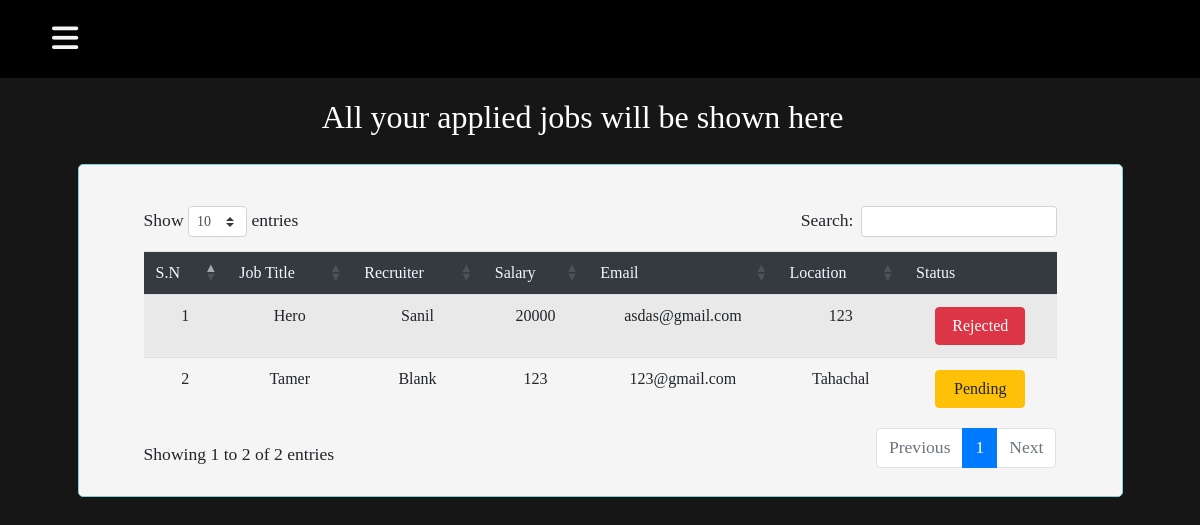
Page /jobseekerApplications.php (signed in) on the committed database.
### tables this page shows
CREATE TABLE `applications` (
  `id` int(11) NOT NULL,
  `jobid` int(11) NOT NULL,
  `username` varchar(255) NOT NULL,
  `selected` varchar(255) NOT NULL,
  `newfromseeker` int(11) NOT NULL,
  `newfromprovider` int(11) NOT NULL,
  `message` varchar(255) NOT NULL
);

CREATE TABLE `jobs` (
  `id` int(255) NOT NULL,
  `recruiter` varchar(255) NOT NULL,
  `title` varchar(255) NOT NULL,
  `status` varchar(255) NOT NULL,
  `salary` varchar(255) NOT NULL,
  `email` varchar(255) NOT NULL,
  `location` varchar(255) NOT NULL,
  `newfromadmin` int(255) NOT NULL,
  `username` varchar(255) NOT NULL
);

### jobseekerApplications.php (the view, shortened to what this page needs)
<?php
require 'includes/jobseeker_header.php';
require 'controllers/authController.php';
?>
<?php
$i = 1;
?>
<section>
    <div class="container">
        <div class="row">
            <div class="col-md-11 offset-md-4 heading">
                <h2 class="h2heading">All your applied jobs will be shown here</h2>
            </div>
            <?php
            $appliedUsername = $_SESSION['username'];
            $sql = "SELECT * FROM applications WHERE username = ?";
            $stmt = mysqli_stmt_init($conn);
            if (!mysqli_stmt_prepare($stmt, $sql)) {
                header('Location: jobseekerApplications.php');
                exit();
            } else {
                mysqli_stmt_bind_param($stmt, "s", $appliedUsername);
                mysqli_stmt_execute($stmt);
                $result = mysqli_stmt_get_result($stmt);
                if (!$result) { ?>
                    <div class="col-md-11 offset-md-4 divTable">
                        <h2 class="nodataheading" style="margin-left:30px;">You have not applied for any jobs.</h2>
                        <h3 class="nodataheading" style="margin-left: 30px;">Apply for a job to get started.</h3>
                    </div>
                <?php } else { ?>
                    <div class="col-md-11 offset-md-4 divTable">
                        <div class="container mb-3 mt-3">
                            <table class="table table-striped mydatatable" style="width: 100%">
                                <thead style="background: rgb(52, 58, 64); color:aliceblue;">
                                    <tr>
                                        <td>S.N</td>
                                        <td>Job Title</td>
                                        <td>Recruiter</td>
                                        <td>Salary</td>
                                        <td>Email</td>
                                        <td>Location</td>
                                        <td>Status</td>
                                    </tr>
                                </thead>
                                <?php
                                while ($user = mysqli_fetch_assoc($result)) { ?>
                                    <tr>
                                        <?php $jobid = $user['jobid'];
                                        $sql = "SELECT * FROM jobs WHERE id = ?";
                                        $stmt = mysqli_stmt_init($conn);
                                        if (!mysqli_stmt_prepare($stmt, $sql)) {
                                            header('Location: jobseekerApplications.php?error=sqlerror');
                                            exit();
                                        } else {
                                            mysqli_stmt_bind_param($stmt, "i", $jobid);
                                            mysqli_stmt_execute($stmt);
                                            $applicationResult = mysqli_stmt_get_result($stmt);
                                            if ($applicationResult) {
                                                $jobapplied = mysqli_fetch_assoc($applicationResult);
                                        ?>
                                                <td><?php echo $i;
                                                    $i++; ?></td>
                                                <td><?php echo $jobapplied['title']; ?></td>
                                                <td><?php echo $jobapplied['recruiter']; ?></td>
                                                <td><?php echo $jobapplied['salary']; ?></td>
                                                <td><?php echo $jobapplied['email']; ?></td>
                                                <td><?php echo $jobapplied['location']; ?></td>
                                                <td><?php
                                                    if ($user['selected'] == "Pending") { ?>
                                                        <button type="button" class="btn btn-warning" style="width: 90px;">Pending</button>
                                                    <?php } elseif ($user['selected'] == "Approved") { ?>
                                                        <button type="button" class="btn btn-success" style="width: 90px;">Approved</button>
                                                    <?php } else { ?>
                                                        <button type="button" class="btn btn-danger" style="width: 90px;">Rejected</button>
                                                    <?php  }
                                                    ?></td>
                                        <?php }
                                        } ?>
                                    </tr>
                                <?php }
                                ?>
                        </div>
                    </div>
            <?php }
            }
            ?>
        </div>
    </div>
</section>
<?php
require 'includes/jobprovider_footer.php';
?>

### headerStyle.css (style rules this page uses)
body { font-family: "Lora&display=swap", serif; background: rgb(22, 22, 22); }
* { margin: 0; padding: 0; list-style: none; text-decoration: none; }
section { background-position: center; background-size: cover; transition: all .5s ease; }
.divTable { background: whitesmoke; margin: 120px auto 30px; padding: 25px 50px 10px 50px; border: 1px solid #80ced7; border-radius: 5px; font-size: 1.1em; font-family: "Lora&display=swap", serif; }
.heading { margin: 90px 30px -100px 30px; padding: 0; }
.h2heading { text-align: center; color: white; }
table td { text-align: center; }

### rows in the picture
applications: jobid.title "Hero", jobid.recruiter "Sanil", jobid.salary "20000", jobid.email "asdas@gmail.com", jobid.location "123", selected "Rejected"
applications: jobid.title "Tamer", jobid.recruiter "Blank", jobid.salary "123", jobid.email "123@gmail.com", jobid.location "Tahachal", selected "Pending"
